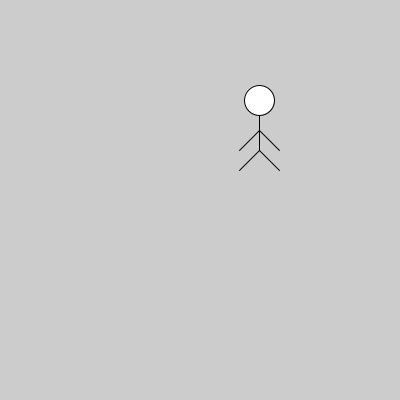
Frame 1 (no input)
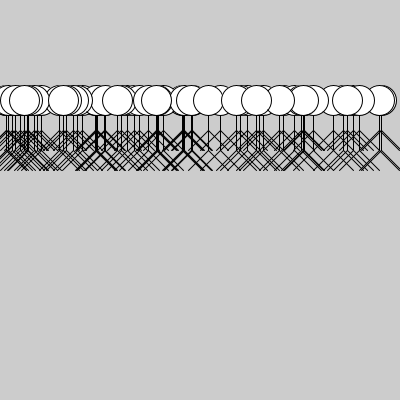
Frame 60 (the mouse pressed at the canvas centre just before this capture)
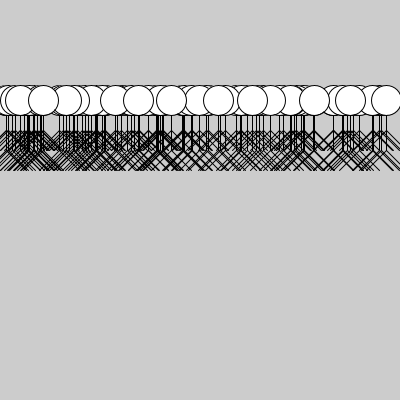
Frame 120 (the mouse held since frame 60 and released just before this capture)

The Processing sketch that drew these frames (run headless with seeded random() and noise(); from frame 60 on, the mouse is pressed at the canvas centre):

// Processing sketch: persona_parametros_random
// ── persona_parametros_random.pde
int contador = 100;

void setup() {
  size(400, 400);
}

void draw() {
  if(contador > 0){
    dibujarStickman(round(random(400)));
    contador--;
  }
}

// ── funciones.pde
void dibujarStickman(int posX) {
  line(posX, 100, posX, 150); //Cuerpo
  ellipse(posX, 100, 30, 30); //Cabeza
  line(posX, 150, posX+20, 170); //Pierna Izq
  line(posX, 150, posX-20, 170); //Pierna Der
  line(posX, 130, posX+20, 150); //Mano Izq
  line(posX, 130, posX-20, 150); //Mano Der
}
